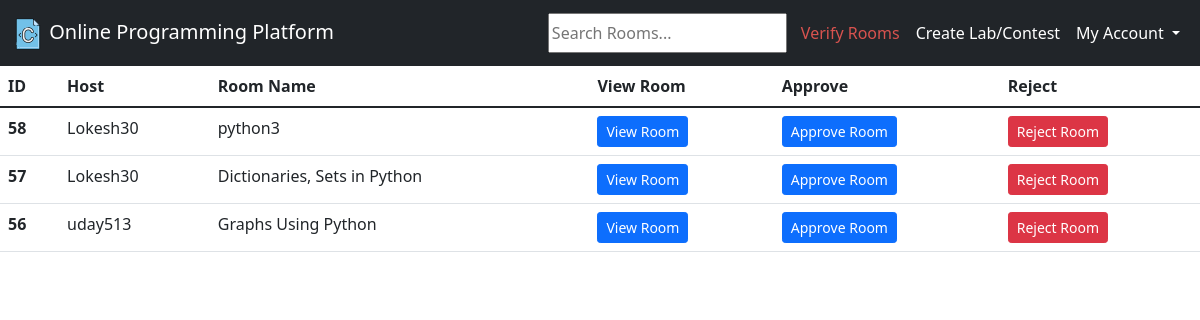
Before: /unverified_rooms/ (signed in) with the older database file.
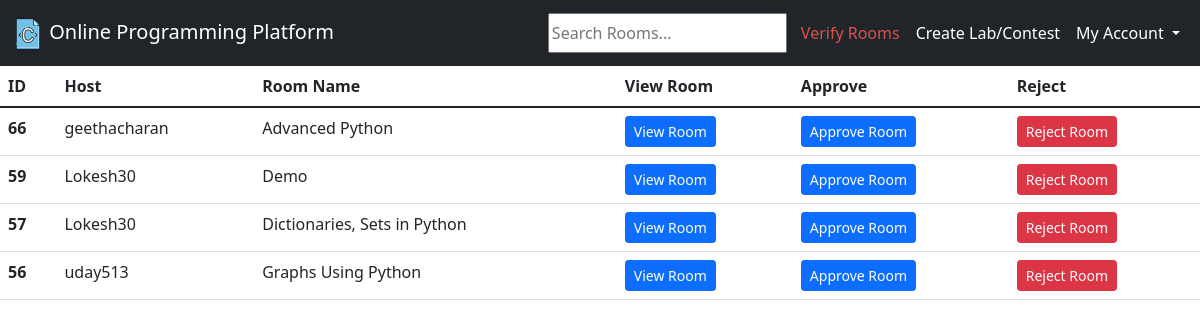
After: the same page with the newer database file.
### base/models.py (models this page shows, shortened)
class Room(models.Model):
    host = models.ForeignKey(User, on_delete=models.SET_NULL, null=True)
    name = models.CharField(max_length=200)
    description = models.TextField(null=True, blank=True)
    verified = models.BooleanField(default=False)
    room_password = models.CharField(max_length=20, default="admin123")
    updated = models.DateTimeField(auto_now=True)
    created = models.DateTimeField(auto_now_add=True)
    class Meta:
        ordering = ['-updated', '-created']

### base/views.py (the view)
# urls.py: path('unverified_rooms/', views.unverifiedRooms, name="unverifiedRooms"),
def unverifiedRooms(request):
    resultset = Room.objects.filter(verified=False)
    if request.user.username != "admin":
        return HttpResponse("You can't do this ...")
    context = {'rooms': resultset}
    return render(request, "unverified_rooms.html", context)

### templates/unverified_rooms.html (shortened to what this page needs)
{% extends 'main.html' %}
{% block content %}
<table class="table table-hover">
    <thead>
    <tr>
        <th scope="col">ID</th>
        <th scope="col">Host</th>
        <th scope="col">Room Name</th>
        <th scope="col">View Room</th>
        <th scope="col"> Approve</th>
        <th scope="col"> Reject</th>
    </tr>
    </thead>
    <tbody>
    {% for room in rooms %}
    <tr>
        <th scope="row">{{room.id}}</th>
        <td>{{room.host}}</td>
        <td>{{room.name}}</td>
        <td><a class="btn btn-primary btn-sm" href="/room/{{room.id}}" role="button">View Room </a></td>
        <td><a class="btn btn-primary btn-sm" href="/approve/{{room.id}}" role="button">Approve Room </a></td>
        <td><a class="btn btn-danger btn-sm" href="/reject/{{room.id}}" role="button">Reject Room</a></td>
    </tr>
    {% endfor %}
    </tbody>
</table>
{% endblock %}

Changed rows visible on the page:
removed Room: id "58", host "Lokesh30", name "python3"
added Room: id "66", host "geethacharan", name "Advanced Python"
added Room: id "59", host "Lokesh30", name "Demo"
